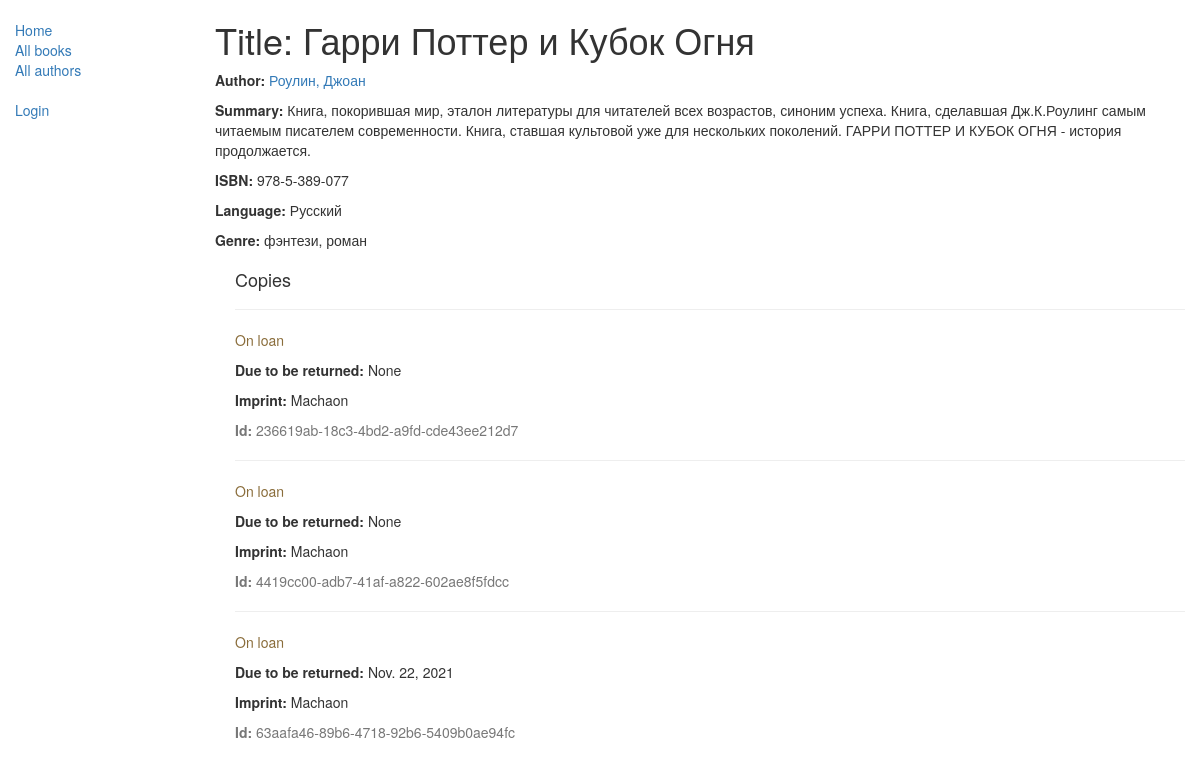
/catalog/book/1, run on the app's committed database.
### catalog/models.py (models this page shows, shortened)
class Book(models.Model):
    title = models.CharField(max_length=200)
    author = models.ForeignKey('Author', on_delete=models.SET_NULL, null=True)
    summary = models.TextField(max_length=1000, help_text="Enter a brief description of the book")
    isbn = models.CharField('ISBN', max_length=13,
                            help_text='13 Character <a href="https://www.isbn-international.org/content/what-isbn">ISBN number</a>')
    genre = models.ManyToManyField(Genre, help_text="Select a genre for this book")
    language = models.ForeignKey('Language', on_delete=models.SET_NULL, null=True)
    def display_genre(self):
        """        Creates a string for the Genre. This is required to display genre in Admin.        """
        return ', '.join([genre.name for genre in self.genre.all()[:3]])
    def display_language(self):
        """        Creates a string for the Language. This is required to display Language in Admin.        """
        return self.language
    display_genre.short_description = 'Genre'
    display_language.short_description = 'Language'

class Author(models.Model):
    first_name = models.CharField(max_length=100)
    last_name = models.CharField(max_length=100)
    date_of_birth = models.DateField(null=True, blank=True)
    date_of_death = models.DateField('Died', null=True, blank=True)
    def __str__(self):
        return '%s, %s' % (self.last_name, self.first_name)
    class Meta:
        ordering = ['last_name']

class Language(models.Model):
    name = models.CharField(max_length=200,
                            help_text="Enter the book's natural language (e.g. English, French, Japanese etc.)")
    def __str__(self):
        return self.name

class Genre(models.Model):
    name = models.CharField(max_length=200, help_text="Enter a book genre (e.g. Science Fiction, French Poetry etc.)")
    def __str__(self):
        return self.name

class BookInstance(models.Model):
    id = models.UUIDField(primary_key=True, default=uuid.uuid4, help_text="Unique ID for this particular book across whole library")
    book = models.ForeignKey('Book', on_delete=models.SET_NULL, null=True)
    imprint = models.CharField(max_length=200)
    due_back = models.DateField(null=True, blank=True)
    borrower = models.ForeignKey(User, on_delete=models.SET_NULL, null=True, blank=True)
    LOAN_STATUS = (
        ('m', 'Maintenance'),
        ('o', 'On loan'),
        ('a', 'Available'),
        ('r', 'Reserved'),
    )
    status = models.CharField(max_length=1, choices=LOAN_STATUS, blank=True, default='m', help_text='Book availability')
    class Meta:
        ordering = ["due_back"]
        permissions = (("can_mark_returned", "Set book as returned"),)

### catalog/views.py (the view)
# urls.py: url(r'^book/(?P<pk>\d+)$', views.BookDetailView.as_view(), name='book-detail'),
class BookDetailView(generic.DetailView):
    model = Book

### catalog/templates/catalog/book_detail.html
{% extends "base_generic.html" %}
{% block content %}
  <h1>Title: {{ book.title }}</h1>
  <p><strong>Author:</strong> <a href="{% url 'author-detail' book.author.pk %}">{{ book.author }}</a></p>
  <p><strong>Summary:</strong> {{ book.summary }}</p>
  <p><strong>ISBN:</strong> {{ book.isbn }}</p>
  <p><strong>Language:</strong> {{ book.language }}</p>
  <p><strong>Genre:</strong> {% for genre in book.genre.all %} {{ genre }}{% if not forloop.last %}, {% endif %}{% endfor %}</p>
  <div style="margin-left:20px;margin-top:20px">
    <h4>Copies</h4>
    {% for copy in book.bookinstance_set.all %}
    <hr>
    <p class="{% if copy.status == 'a' %}text-success{% elif copy.status == 'd' %}text-danger{% else %}text-warning{% endif %}">{{ copy.get_status_display }}</p>
    {% if copy.status != 'a' %}<p><strong>Due to be returned:</strong> {{copy.due_back}}</p>{% endif %}
    <p><strong>Imprint:</strong> {{copy.imprint}}</p>
    <p class="text-muted"><strong>Id:</strong> {{copy.id}}</p>
    {% endfor %}
  </div>
{% endblock %}

### data on the page
Book: title "Гарри Поттер и Кубок Огня", author "Роулин, Джоан", summary "Книга, покорившая мир, эталон литературы для читателей всех возрастов, синоним успеха. Книга, сделавшая Дж.К.Роулинг самым читаемым писателем современности. Книга, ставшая культовой уже для нескольких поколений. ГАРРИ ПОТТЕР И КУБОК ОГНЯ - история продолжается.", isbn "978-5-389-077", language "Русский"
Genre: name "фэнтези"
Genre: name "роман"
BookInstance: status "On loan", due_back "None", imprint "Machaon", id "236619ab-18c3-4bd2-a9fd-cde43ee212d7"
BookInstance: status "On loan", due_back "None", imprint "Machaon", id "4419cc00-adb7-41af-a822-602ae8f5fdcc"
BookInstance: status "On loan", due_back "Nov. 22, 2021", imprint "Machaon", id "63aafa46-89b6-4718-92b6-5409b0ae94fc"
